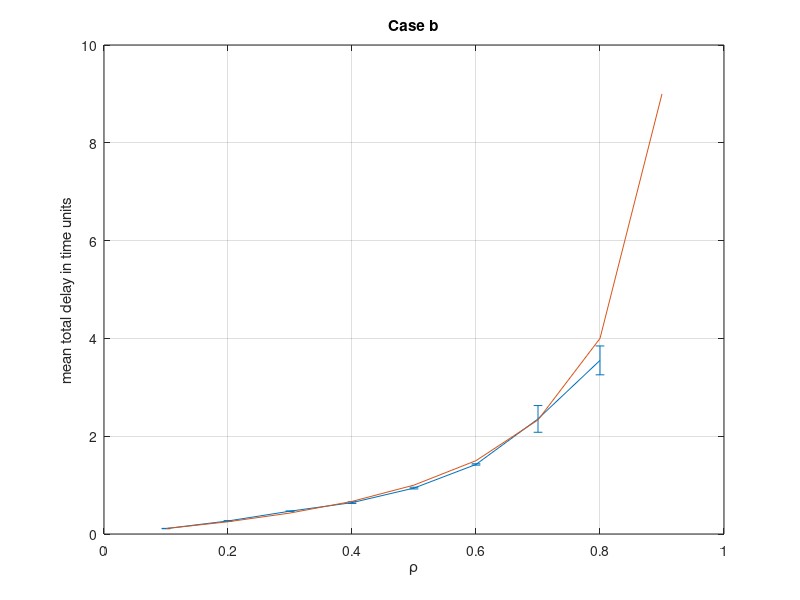
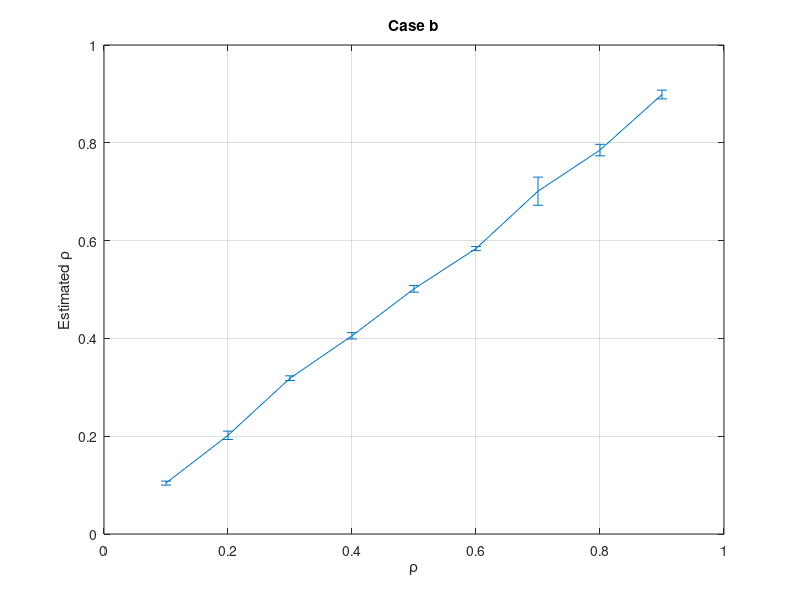

These charts were generated, in order, by the following MATLAB code:
% Plot queue results
clear
load('demm1.mat')

mean_dl = mean(avg_total_dl, 1);
mean_rho = mean(rho_est, 1);
ci_dl = 1.96*std(avg_total_dl, 0, 1)/sqrt(10);
ci_rho = 1.96*std(rho_est, 0, 1)/sqrt(10);

figure, errorbar(rho_vec(1:end-1), mean_dl(1:end-1), ci_dl(1:end-1)), hold on, plot(rho_vec, rho_vec./(1-rho_vec)), grid on, title('Case b'), xlabel('\rho'),
ylabel('mean total delay in time units')

figure, errorbar(rho_vec, mean_rho, ci_rho), grid on, title('Case b'), xlabel('\rho'),
ylabel('Estimated \rho')
